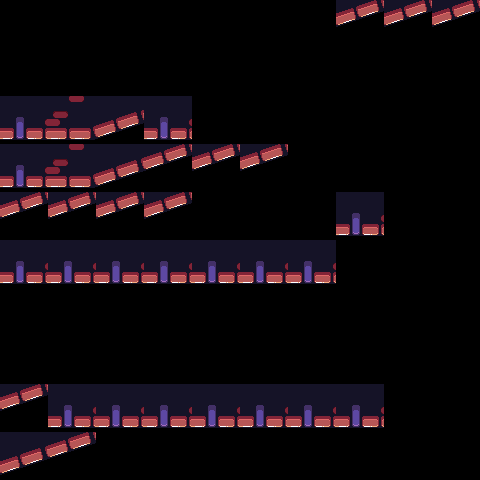

Below is a game level as drawn by its tile map, then a one-line description and the .tmx file that defines it, in full:
An orthogonal 10x10 tile map with 48x48 px tiles, 1 tile layer (Tile Layer 1).

<map version="1.10" tiledversion="1.10.1" orientation="orthogonal" renderorder="right-down" width="10" height="10" tilewidth="48" tileheight="48" infinite="0" nextlayerid="2" nextobjectid="1">
 <tileset firstgid="1" name="TileSet_Tile" tilewidth="48" tileheight="48" tilecount="196" columns="28">
  <image source="TileSet_Tile.png" width="1344" height="336" />
 </tileset>
 <layer id="1" name="Tile Layer 1" width="10" height="10">
  <data encoding="csv">
62,62,62,62,62,62,62,34,34,34,
90,90,90,90,90,90,90,62,62,62,
31,32,33,31,87,88,89,90,90,90,
31,32,33,34,34,34,87,88,89,90,
34,34,34,34,62,62,62,31,87,88,
31,31,31,31,31,31,31,59,59,87,
59,59,59,59,59,59,59,87,87,87,
87,87,87,87,87,87,87,87,88,89,
34,31,31,31,31,31,31,31,59,59,
33,34,59,59,59,59,59,59,87,87
</data>
 </layer>
</map>